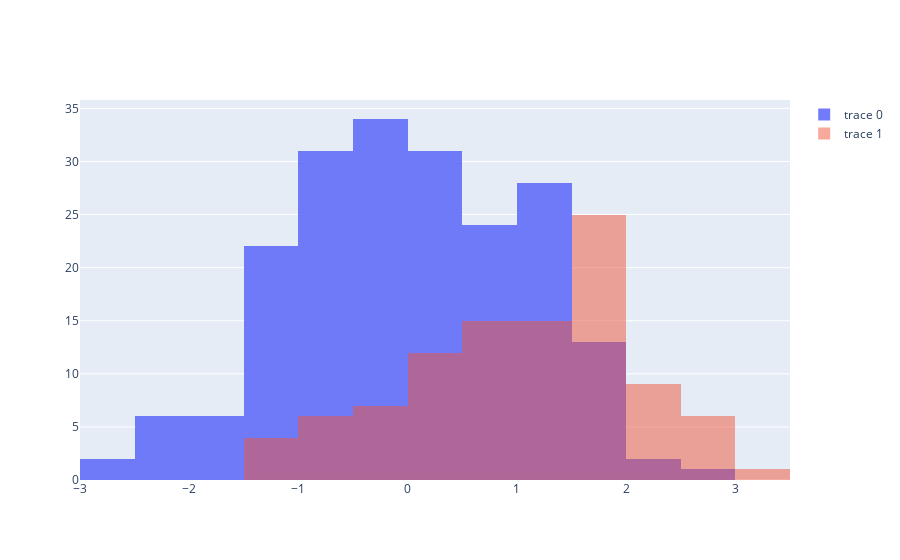

Source (notebook cell):
### Code cell
fig = go.Figure(data = data,
                layout = layout
               )

offline.iplot(fig)
